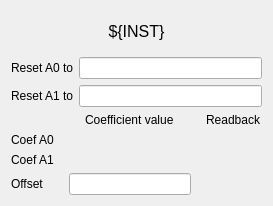
<?xml version="1.0" encoding="UTF-8"?>
<ui version="4.0">
 <class>Form</class>
 <widget class="QWidget" name="Form">
  <property name="geometry">
   <rect>
    <x>0</x>
    <y>0</y>
    <width>273</width>
    <height>206</height>
   </rect>
  </property>
  <property name="windowTitle">
   <string>Bunch Charge ${INST} Equation Parameters</string>
  </property>
  <layout class="QVBoxLayout" name="verticalLayout_2">
   <item>
    <widget class="QLabel" name="label_12">
     <property name="font">
      <font>
       <pointsize>12</pointsize>
      </font>
     </property>
     <property name="layoutDirection">
      <enum>Qt::LeftToRight</enum>
     </property>
     <property name="text">
      <string>${INST}</string>
     </property>
     <property name="alignment">
      <set>Qt::AlignCenter</set>
     </property>
    </widget>
   </item>
   <item>
    <layout class="QVBoxLayout" name="verticalLayout">
     <item>
      <layout class="QHBoxLayout" name="horizontalLayout">
       <item>
        <widget class="QLabel" name="label_29">
         <property name="text">
          <string>Reset A0 to</string>
         </property>
        </widget>
       </item>
       <item>
        <widget class="PyDMLineEdit" name="PyDMLineEdit">
         <property name="toolTip">
          <string/>
         </property>
         <property name="whatsThis">
          <string/>
         </property>
         <property name="alarmSensitiveBorder" stdset="0">
          <bool>false</bool>
         </property>
         <property name="channel" stdset="0">
          <string>ca://TORO:${AREA}:${POS}:Reset_A0</string>
         </property>
        </widget>
       </item>
      </layout>
     </item>
     <item>
      <layout class="QHBoxLayout" name="horizontalLayout_2">
       <item>
        <widget class="QLabel" name="label_30">
         <property name="text">
          <string>Reset A1 to</string>
         </property>
        </widget>
       </item>
       <item>
        <widget class="PyDMLineEdit" name="PyDMLineEdit_2">
         <property name="toolTip">
          <string/>
         </property>
         <property name="whatsThis">
          <string/>
         </property>
         <property name="alarmSensitiveBorder" stdset="0">
          <bool>false</bool>
         </property>
         <property name="channel" stdset="0">
          <string>ca://TORO:${AREA}:${POS}:Reset_A1</string>
         </property>
        </widget>
       </item>
      </layout>
     </item>
    </layout>
   </item>
   <item>
    <layout class="QGridLayout" name="gridLayout">
     <property name="horizontalSpacing">
      <number>15</number>
     </property>
     <item row="3" column="1">
      <widget class="PyDMLineEdit" name="PyDMLineEdit_4">
       <property name="toolTip">
        <string/>
       </property>
       <property name="whatsThis">
        <string/>
       </property>
       <property name="channel" stdset="0">
        <string>ca://TORO:${AREA}:${POS}:CoefOffset</string>
       </property>
      </widget>
     </item>
     <item row="2" column="0">
      <widget class="QLabel" name="label_2">
       <property name="text">
        <string>Coef A1</string>
       </property>
      </widget>
     </item>
     <item row="1" column="0">
      <widget class="QLabel" name="label">
       <property name="text">
        <string>Coef A0</string>
       </property>
      </widget>
     </item>
     <item row="3" column="2">
      <widget class="PyDMLabel" name="PyDMLabel_9">
       <property name="toolTip">
        <string/>
       </property>
       <property name="whatsThis">
        <string/>
       </property>
       <property name="channel" stdset="0">
        <string>ca://TORO:${AREA}:${POS}:CoefOffsetRBV</string>
       </property>
      </widget>
     </item>
     <item row="3" column="0">
      <widget class="QLabel" name="label_4">
       <property name="text">
        <string>Offset</string>
       </property>
      </widget>
     </item>
     <item row="2" column="2">
      <widget class="PyDMLabel" name="PyDMLabel_2">
       <property name="toolTip">
        <string/>
       </property>
       <property name="whatsThis">
        <string/>
       </property>
       <property name="precision" stdset="0">
        <number>7</number>
       </property>
       <property name="precisionFromPV" stdset="0">
        <bool>false</bool>
       </property>
       <property name="channel" stdset="0">
        <string>ca://TORO:${AREA}:${POS}:CoefA1RBV</string>
       </property>
      </widget>
     </item>
     <item row="1" column="2">
      <widget class="PyDMLabel" name="PyDMLabel">
       <property name="toolTip">
        <string/>
       </property>
       <property name="whatsThis">
        <string/>
       </property>
       <property name="precision" stdset="0">
        <number>7</number>
       </property>
       <property name="precisionFromPV" stdset="0">
        <bool>false</bool>
       </property>
       <property name="channel" stdset="0">
        <string>ca://TORO:${AREA}:${POS}:CoefA0RBV</string>
       </property>
      </widget>
     </item>
     <item row="0" column="1" alignment="Qt::AlignHCenter">
      <widget class="QLabel" name="label_13">
       <property name="text">
        <string>Coefficient value</string>
       </property>
      </widget>
     </item>
     <item row="0" column="2" alignment="Qt::AlignHCenter">
      <widget class="QLabel" name="label_14">
       <property name="text">
        <string>Readback</string>
       </property>
      </widget>
     </item>
    </layout>
   </item>
  </layout>
 </widget>
 <customwidgets>
  <customwidget>
   <class>PyDMLabel</class>
   <extends>QLabel</extends>
   <header>pydm.widgets.label</header>
  </customwidget>
  <customwidget>
   <class>PyDMLineEdit</class>
   <extends>QLineEdit</extends>
   <header>pydm.widgets.line_edit</header>
  </customwidget>
 </customwidgets>
 <tabstops>
  <tabstop>PyDMLineEdit_4</tabstop>
 </tabstops>
 <resources/>
 <connections/>
</ui>
